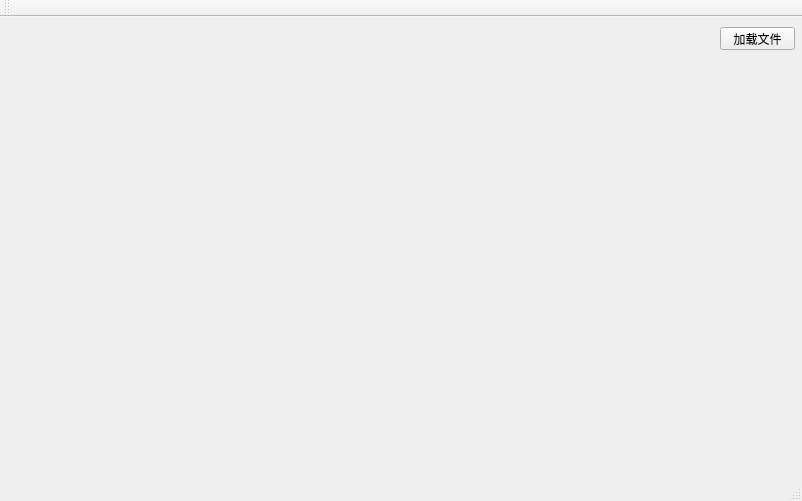
<?xml version="1.0" encoding="UTF-8"?>
<ui version="4.0">
 <class>MainWindow</class>
 <widget class="QMainWindow" name="MainWindow">
  <property name="geometry">
   <rect>
    <x>0</x>
    <y>0</y>
    <width>802</width>
    <height>501</height>
   </rect>
  </property>
  <property name="windowTitle">
   <string>绘制直线图(加载文件)</string>
  </property>
  <widget class="QWidget" name="centralWidget">
   <widget class="QPushButton" name="pushButton">
    <property name="geometry">
     <rect>
      <x>720</x>
      <y>10</y>
      <width>75</width>
      <height>23</height>
     </rect>
    </property>
    <property name="text">
     <string>加载文件</string>
    </property>
   </widget>
  </widget>
  <widget class="QMenuBar" name="menuBar">
   <property name="geometry">
    <rect>
     <x>0</x>
     <y>0</y>
     <width>802</width>
     <height>22</height>
    </rect>
   </property>
  </widget>
  <widget class="QToolBar" name="mainToolBar">
   <attribute name="toolBarArea">
    <enum>TopToolBarArea</enum>
   </attribute>
   <attribute name="toolBarBreak">
    <bool>false</bool>
   </attribute>
  </widget>
  <widget class="QStatusBar" name="statusBar"/>
 </widget>
 <layoutdefault spacing="6" margin="11"/>
 <resources/>
 <connections/>
</ui>
